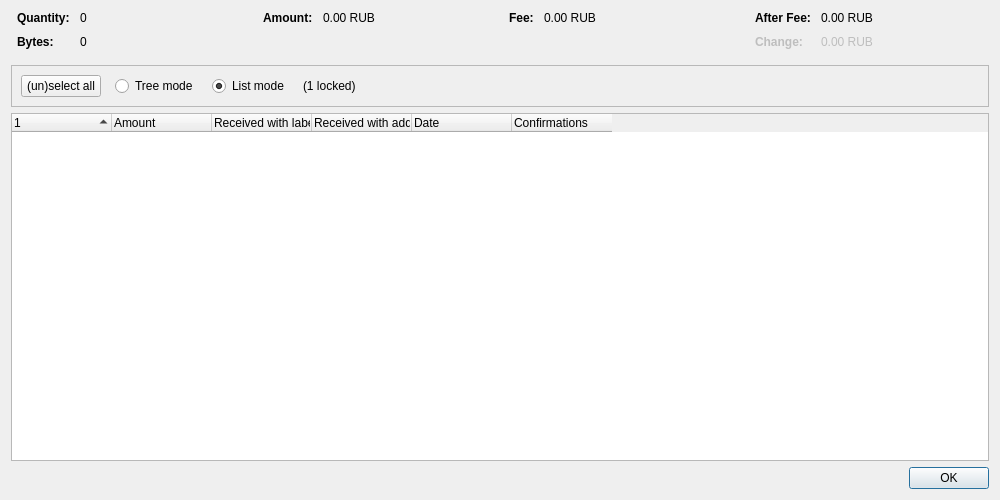
<?xml version="1.0" encoding="UTF-8"?>
<ui version="4.0">
 <class>CoinControlDialog</class>
 <widget class="QDialog" name="CoinControlDialog">
  <property name="geometry">
   <rect>
    <x>0</x>
    <y>0</y>
    <width>1000</width>
    <height>500</height>
   </rect>
  </property>
  <property name="windowTitle">
   <string>Coin Selection</string>
  </property>
  <layout class="QVBoxLayout" name="verticalLayout">
   <item>
    <layout class="QHBoxLayout" name="horizontalLayoutTop" stretch="0,0,0,0">
     <property name="topMargin">
      <number>0</number>
     </property>
     <property name="bottomMargin">
      <number>10</number>
     </property>
     <item>
      <layout class="QFormLayout" name="formLayoutCoinControl1">
       <property name="labelAlignment">
        <set>Qt::AlignLeft|Qt::AlignVCenter</set>
       </property>
       <property name="horizontalSpacing">
        <number>10</number>
       </property>
       <property name="verticalSpacing">
        <number>10</number>
       </property>
       <property name="leftMargin">
        <number>6</number>
       </property>
       <property name="rightMargin">
        <number>6</number>
       </property>
       <item row="0" column="0">
        <widget class="QLabel" name="labelCoinControlQuantityText">
         <property name="font">
          <font>
           <weight>75</weight>
           <bold>true</bold>
          </font>
         </property>
         <property name="text">
          <string>Quantity:</string>
         </property>
        </widget>
       </item>
       <item row="0" column="1">
        <widget class="QLabel" name="labelCoinControlQuantity">
         <property name="cursor">
          <cursorShape>IBeamCursor</cursorShape>
         </property>
         <property name="contextMenuPolicy">
          <enum>Qt::ActionsContextMenu</enum>
         </property>
         <property name="text">
          <string notr="true">0</string>
         </property>
         <property name="textInteractionFlags">
          <set>Qt::LinksAccessibleByMouse|Qt::TextSelectableByKeyboard|Qt::TextSelectableByMouse</set>
         </property>
        </widget>
       </item>
       <item row="1" column="0">
        <widget class="QLabel" name="labelCoinControlBytesText">
         <property name="font">
          <font>
           <weight>75</weight>
           <bold>true</bold>
          </font>
         </property>
         <property name="text">
          <string>Bytes:</string>
         </property>
        </widget>
       </item>
       <item row="1" column="1">
        <widget class="QLabel" name="labelCoinControlBytes">
         <property name="cursor">
          <cursorShape>IBeamCursor</cursorShape>
         </property>
         <property name="contextMenuPolicy">
          <enum>Qt::ActionsContextMenu</enum>
         </property>
         <property name="text">
          <string notr="true">0</string>
         </property>
         <property name="textInteractionFlags">
          <set>Qt::LinksAccessibleByMouse|Qt::TextSelectableByKeyboard|Qt::TextSelectableByMouse</set>
         </property>
        </widget>
       </item>
      </layout>
     </item>
     <item>
      <layout class="QFormLayout" name="formLayoutCoinControl2">
       <property name="horizontalSpacing">
        <number>10</number>
       </property>
       <property name="verticalSpacing">
        <number>10</number>
       </property>
       <property name="leftMargin">
        <number>6</number>
       </property>
       <property name="rightMargin">
        <number>6</number>
       </property>
       <item row="0" column="0">
        <widget class="QLabel" name="labelCoinControlAmountText">
         <property name="font">
          <font>
           <weight>75</weight>
           <bold>true</bold>
          </font>
         </property>
         <property name="text">
          <string>Amount:</string>
         </property>
        </widget>
       </item>
       <item row="0" column="1">
        <widget class="QLabel" name="labelCoinControlAmount">
         <property name="cursor">
          <cursorShape>IBeamCursor</cursorShape>
         </property>
         <property name="contextMenuPolicy">
          <enum>Qt::ActionsContextMenu</enum>
         </property>
         <property name="text">
          <string notr="true">0.00 RUB</string>
         </property>
         <property name="textInteractionFlags">
          <set>Qt::LinksAccessibleByMouse|Qt::TextSelectableByKeyboard|Qt::TextSelectableByMouse</set>
         </property>
        </widget>
       </item>
      </layout>
     </item>
     <item>
      <layout class="QFormLayout" name="formLayoutCoinControl3">
       <property name="horizontalSpacing">
        <number>10</number>
       </property>
       <property name="verticalSpacing">
        <number>10</number>
       </property>
       <property name="leftMargin">
        <number>6</number>
       </property>
       <property name="rightMargin">
        <number>6</number>
       </property>
       <item row="0" column="0">
        <widget class="QLabel" name="labelCoinControlFeeText">
         <property name="font">
          <font>
           <weight>75</weight>
           <bold>true</bold>
          </font>
         </property>
         <property name="text">
          <string>Fee:</string>
         </property>
        </widget>
       </item>
       <item row="0" column="1">
        <widget class="QLabel" name="labelCoinControlFee">
         <property name="cursor">
          <cursorShape>IBeamCursor</cursorShape>
         </property>
         <property name="contextMenuPolicy">
          <enum>Qt::ActionsContextMenu</enum>
         </property>
         <property name="text">
          <string notr="true">0.00 RUB</string>
         </property>
         <property name="textInteractionFlags">
          <set>Qt::LinksAccessibleByMouse|Qt::TextSelectableByKeyboard|Qt::TextSelectableByMouse</set>
         </property>
        </widget>
       </item>
      </layout>
     </item>
     <item>
      <layout class="QFormLayout" name="formLayoutCoinControl4">
       <property name="labelAlignment">
        <set>Qt::AlignLeft|Qt::AlignVCenter</set>
       </property>
       <property name="horizontalSpacing">
        <number>10</number>
       </property>
       <property name="verticalSpacing">
        <number>10</number>
       </property>
       <property name="leftMargin">
        <number>6</number>
       </property>
       <property name="rightMargin">
        <number>6</number>
       </property>
       <item row="0" column="0">
        <widget class="QLabel" name="labelCoinControlAfterFeeText">
         <property name="font">
          <font>
           <weight>75</weight>
           <bold>true</bold>
          </font>
         </property>
         <property name="text">
          <string>After Fee:</string>
         </property>
        </widget>
       </item>
       <item row="0" column="1">
        <widget class="QLabel" name="labelCoinControlAfterFee">
         <property name="cursor">
          <cursorShape>IBeamCursor</cursorShape>
         </property>
         <property name="contextMenuPolicy">
          <enum>Qt::ActionsContextMenu</enum>
         </property>
         <property name="text">
          <string notr="true">0.00 RUB</string>
         </property>
         <property name="textInteractionFlags">
          <set>Qt::LinksAccessibleByMouse|Qt::TextSelectableByKeyboard|Qt::TextSelectableByMouse</set>
         </property>
        </widget>
       </item>
       <item row="1" column="0">
        <widget class="QLabel" name="labelCoinControlChangeText">
         <property name="enabled">
          <bool>false</bool>
         </property>
         <property name="font">
          <font>
           <weight>75</weight>
           <bold>true</bold>
          </font>
         </property>
         <property name="text">
          <string>Change:</string>
         </property>
        </widget>
       </item>
       <item row="1" column="1">
        <widget class="QLabel" name="labelCoinControlChange">
         <property name="enabled">
          <bool>false</bool>
         </property>
         <property name="cursor">
          <cursorShape>IBeamCursor</cursorShape>
         </property>
         <property name="contextMenuPolicy">
          <enum>Qt::ActionsContextMenu</enum>
         </property>
         <property name="text">
          <string notr="true">0.00 RUB</string>
         </property>
         <property name="textInteractionFlags">
          <set>Qt::LinksAccessibleByMouse|Qt::TextSelectableByKeyboard|Qt::TextSelectableByMouse</set>
         </property>
        </widget>
       </item>
      </layout>
     </item>
    </layout>
   </item>
   <item>
    <widget class="QFrame" name="frame">
     <property name="minimumSize">
      <size>
       <width>0</width>
       <height>40</height>
      </size>
     </property>
     <property name="frameShape">
      <enum>QFrame::StyledPanel</enum>
     </property>
     <property name="frameShadow">
      <enum>QFrame::Sunken</enum>
     </property>
     <layout class="QHBoxLayout" name="horizontalLayout">
      <item>
       <layout class="QHBoxLayout" name="horizontalLayoutPanel" stretch="0,0,0,0,0">
        <property name="spacing">
         <number>14</number>
        </property>
        <item>
         <widget class="QPushButton" name="pushButtonSelectAll">
          <property name="sizePolicy">
           <sizepolicy hsizetype="Maximum" vsizetype="Fixed">
            <horstretch>0</horstretch>
            <verstretch>0</verstretch>
           </sizepolicy>
          </property>
          <property name="text">
           <string>(un)select all</string>
          </property>
          <property name="autoDefault">
           <bool>false</bool>
          </property>
         </widget>
        </item>
        <item>
         <widget class="QRadioButton" name="radioTreeMode">
          <property name="sizePolicy">
           <sizepolicy hsizetype="Maximum" vsizetype="Fixed">
            <horstretch>0</horstretch>
            <verstretch>0</verstretch>
           </sizepolicy>
          </property>
          <property name="text">
           <string>Tree mode</string>
          </property>
         </widget>
        </item>
        <item>
         <widget class="QRadioButton" name="radioListMode">
          <property name="sizePolicy">
           <sizepolicy hsizetype="Maximum" vsizetype="Fixed">
            <horstretch>0</horstretch>
            <verstretch>0</verstretch>
           </sizepolicy>
          </property>
          <property name="text">
           <string>List mode</string>
          </property>
          <property name="checked">
           <bool>true</bool>
          </property>
         </widget>
        </item>
        <item>
         <widget class="QLabel" name="labelLocked">
          <property name="text">
           <string notr="true">(1 locked)</string>
          </property>
         </widget>
        </item>
        <item>
         <spacer name="horizontalSpacer">
          <property name="orientation">
           <enum>Qt::Horizontal</enum>
          </property>
          <property name="sizeHint" stdset="0">
           <size>
            <width>40</width>
            <height>20</height>
           </size>
          </property>
         </spacer>
        </item>
       </layout>
      </item>
     </layout>
    </widget>
   </item>
   <item>
    <widget class="CoinControlTreeWidget" name="treeWidget">
     <property name="contextMenuPolicy">
      <enum>Qt::CustomContextMenu</enum>
     </property>
     <property name="sortingEnabled">
      <bool>false</bool>
     </property>
     <property name="columnCount">
      <number>6</number>
     </property>
     <attribute name="headerShowSortIndicator" stdset="0">
      <bool>true</bool>
     </attribute>
     <attribute name="headerStretchLastSection">
      <bool>false</bool>
     </attribute>
     <column>
      <property name="text">
       <string/>
      </property>
     </column>
     <column>
      <property name="text">
       <string>Amount</string>
      </property>
     </column>
     <column>
      <property name="text">
       <string>Received with label</string>
      </property>
     </column>
     <column>
      <property name="text">
       <string>Received with address</string>
      </property>
     </column>
     <column>
      <property name="text">
       <string>Date</string>
      </property>
     </column>
     <column>
      <property name="text">
       <string>Confirmations</string>
      </property>
      <property name="toolTip">
       <string>Confirmed</string>
      </property>
     </column>
     <column>
      <property name="text">
       <string/>
      </property>
     </column>
     <column>
      <property name="text">
       <string/>
      </property>
     </column>
     <column>
      <property name="text">
       <string/>
      </property>
     </column>
     <column>
      <property name="text">
       <string/>
      </property>
     </column>
    </widget>
   </item>
   <item>
    <widget class="QDialogButtonBox" name="buttonBox">
     <property name="orientation">
      <enum>Qt::Horizontal</enum>
     </property>
     <property name="standardButtons">
      <set>QDialogButtonBox::Ok</set>
     </property>
    </widget>
   </item>
  </layout>
 </widget>
 <customwidgets>
  <customwidget>
   <class>CoinControlTreeWidget</class>
   <extends>QTreeWidget</extends>
   <header>qt/coincontroltreewidget.h</header>
  </customwidget>
 </customwidgets>
 <resources/>
 <connections/>
</ui>
